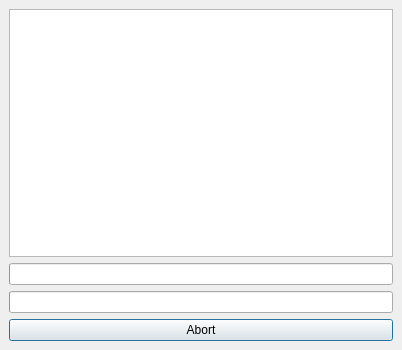
<ui version="4.0" >
 <class>ProgressDialog</class>
 <widget class="QDialog" name="ProgressDialog" >
  <property name="geometry" >
   <rect>
    <x>0</x>
    <y>0</y>
    <width>402</width>
    <height>350</height>
   </rect>
  </property>
  <property name="cursor" >
   <cursor>3</cursor>
  </property>
  <property name="windowTitle" >
   <string>Qonverting</string>
  </property>
  <property name="windowIcon" >
   <iconset resource="qonvert.qrc" >:/images/qonvert.png</iconset>
  </property>
  <layout class="QGridLayout" >
   <property name="margin" >
    <number>9</number>
   </property>
   <property name="spacing" >
    <number>6</number>
   </property>
   <item row="1" column="0" >
    <widget class="QProgressBar" name="currentp" >
     <property name="orientation" >
      <enum>Qt::Horizontal</enum>
     </property>
    </widget>
   </item>
   <item row="2" column="0" >
    <widget class="QProgressBar" name="totalp" >
     <property name="orientation" >
      <enum>Qt::Horizontal</enum>
     </property>
    </widget>
   </item>
   <item row="0" column="0" >
    <widget class="QListWidget" name="jobs" />
   </item>
   <item row="3" column="0" >
    <widget class="QPushButton" name="abort" >
     <property name="text" >
      <string>Abort</string>
     </property>
    </widget>
   </item>
  </layout>
 </widget>
 <resources>
  <include location="qonvert.qrc" />
 </resources>
 <connections>
  <connection>
   <sender>abort</sender>
   <signal>clicked()</signal>
   <receiver>ProgressDialog</receiver>
   <slot>reject()</slot>
   <hints>
    <hint type="sourcelabel" >
     <x>200</x>
     <y>327</y>
    </hint>
    <hint type="destinationlabel" >
     <x>200</x>
     <y>174</y>
    </hint>
   </hints>
  </connection>
 </connections>
</ui>
